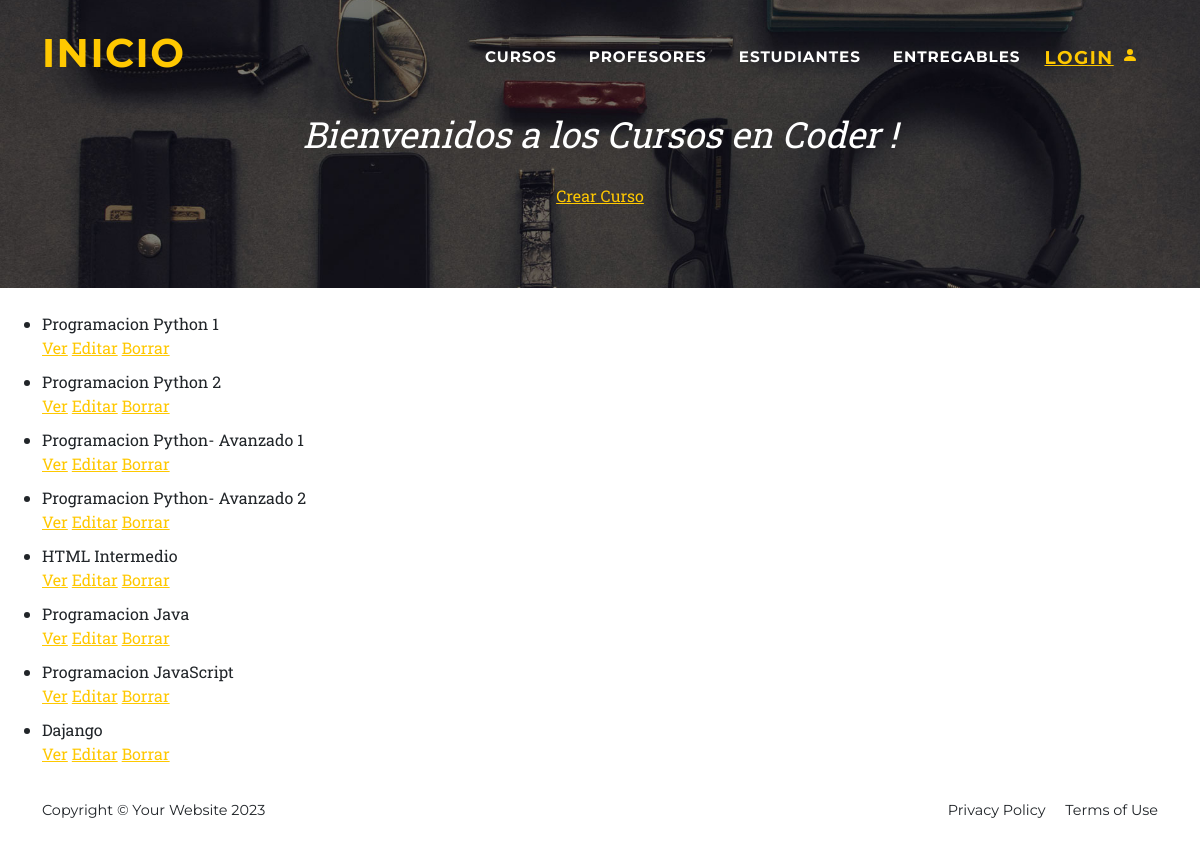
Screenshot of /cursos/ with the database file from the repository.
### AppCoder/models.py (models this page shows, shortened)
class Curso(models.Model):
    nombre = models.CharField(max_length=40)
    camada = models.IntegerField(default=10000)
    fecha_create = models.DateTimeField(auto_created=True, null=True)
    fecha_update = models.DateTimeField(auto_now=True, null=True)

### AppCoder/views.py (the view)
# urls.py: path("cursos/", views.CursoList.as_view(), name = "List"),
class CursoList(ListView):
    model = Curso
    template_name = "AppCoder/cursos.html"

### AppCoder/templates/AppCoder/cursos.html (shortened to what this page needs)
{% extends 'AppCoder/base.html' %}
{% load static %}
{% block header %}
    <div class="masthead-subheading"><br> Bienvenidos a los Cursos en Coder ! </div>
    <a href="{% url 'Create' %}">Crear Curso</a>
{% endblock header %}
{% block body %}
    <ul class="container"><br>
        {% for curso in object_list %}
            <li>
                <p> {{curso.nombre}} <br><br>
                    <a href="{% url 'Detail' curso.id %}">Ver</a>
                    <a href="{% url 'Update' curso.id %}">Editar</a>
                    <a href="{% url 'Delete' curso.id %}">Borrar</a>
                </p>
            </li>
        {% endfor %}
    </ul>
{% endblock body %}

### rows the page displays
Curso: nombre "Programacion Python 1"
Curso: nombre "Programacion Python 2"
Curso: nombre "Programacion Python- Avanzado 1"
Curso: nombre "Programacion Python- Avanzado 2"
Curso: nombre "HTML Intermedio"
Curso: nombre "Programacion Java"
Curso: nombre "Programacion JavaScript"
Curso: nombre "Dajango"
